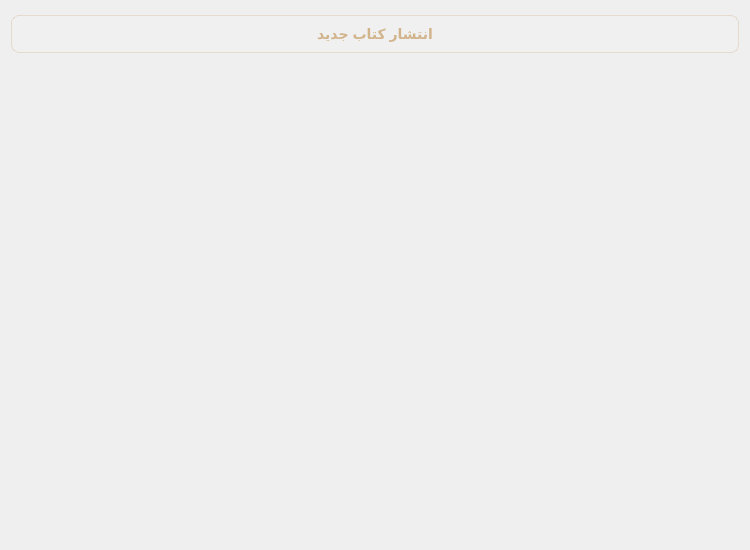
<?xml version="1.0" encoding="UTF-8"?>
<ui version="4.0">
 <class>PublisherBookWidget</class>
 <widget class="QWidget" name="PublisherBookWidget">
  <property name="geometry">
   <rect>
    <x>0</x>
    <y>0</y>
    <width>750</width>
    <height>550</height>
   </rect>
  </property>
  <property name="minimumSize">
   <size>
    <width>750</width>
    <height>550</height>
   </size>
  </property>
  <property name="maximumSize">
   <size>
    <width>750</width>
    <height>550</height>
   </size>
  </property>
  <property name="windowTitle">
   <string>Form</string>
  </property>
  <layout class="QVBoxLayout" name="verticalLayout">
   <item>
    <widget class="QPushButton" name="back_pushButton">
     <property name="minimumSize">
      <size>
       <width>100</width>
       <height>38</height>
      </size>
     </property>
     <property name="maximumSize">
      <size>
       <width>1000</width>
       <height>30</height>
      </size>
     </property>
     <property name="styleSheet">
      <string notr="true">QPushButton {
    background-color: rgba(255, 255, 255, 0.08); /* پس‌زمینه شیشه‌ای بسیار ملو */
    border: 1px solid rgba(193, 154, 107, 0.25); /* مرز کاراملی شفاف */
    border-radius: 8px; /* گوشه‌های نرم کلاسیک */
    color: #D2B48C; /* رنگ متنی خامه ای/نسکافه‌ای روشن */
    font-size: 14px;
    font-weight: bold;
    font-family: &quot;Segoe UI&quot;, &quot;Tahoma&quot;;
    padding: 6px 14px;
    min-height: 24px;
}

/* حالت Hover (وقتی موس روی دکمه می‌رود) */
QPushButton:hover {
    background-color: rgba(139, 90, 43, 0.35); /* شیشه کاراملی غلیظ‌تر */
    border: 1px solid #C19A6B; /* لبه طلایی خامه ای */
    color: #FFF; /* متن کاملا سفید و درخشان */
}

/* حالت Pressed (وقتی روی دکمه کلیک می‌شود) */
QPushButton:pressed {
    background-color: rgba(111, 78, 55, 0.6); /* رنگ قهوه‌ای تیره فشرده شده */
    border: 1px solid #8B5A2B;
    padding-left: 16px; /* افکت کلیک کوچک ملو (متمایل شدن متن به راست) */
}</string>
     </property>
     <property name="text">
      <string>انتشار کتاب جدید</string>
     </property>
    </widget>
   </item>
   <item>
    <widget class="QListWidget" name="listWidget">
     <property name="styleSheet">
      <string notr="true">/* کاملاً شفاف کردن پس‌زمینه و حذف مرزهای لیست اصلی */
QListWidget {
    background-color: transparent;
    background: transparent;
    border: none;
    outline: none;
    padding: 10px;
}


QListWidget::item:selected {
    background-color: rgba(139, 90, 43, 0.7);
    border: 1px solid #D2B48C;
}
/* اسکرول‌بار شیشه‌ای و هماهنگ */
QScrollBar:vertical {
    background: transparent;
    width: 8px;
    margin: 0px;
}
QScrollBar::handle:vertical {
    background: rgba(111, 78, 55, 0.6); /* دستگیره قهوه‌ای نیمه شفاف */
    border-radius: 4px;
    min-height: 20px;
}
QScrollBar::handle:vertical:hover {
    background: rgba(139, 90, 43, 0.8);
}
QScrollBar::add-line:vertical, QScrollBar::sub-line:vertical {
    background: none; /* حذف دکمه‌های بالا و پایین اسکرول */
}</string>
     </property>
    </widget>
   </item>
  </layout>
 </widget>
 <resources/>
 <connections/>
</ui>
